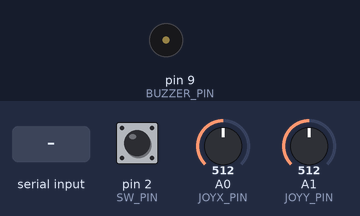
Recording of a sketch running on a simulated Arduino Uno, built with avr-gcc and run on an emulated ATmega328P. On the bench: buzzer (waves = sounding, pin HIGH). Inputs (shaded band) come from the test bench; at power-on: A0 (JOYX_PIN) = 512, A1 (JOYY_PIN) = 512, pin 2 (SW_PIN) HIGH. What the sketch prints to the serial monitor is not drawn.

Above: at 1.2 s.
1.3 s: "buzz\n" received over Serial
4.8 s: A0 (JOYX_PIN) set to 522
7.8 s: A1 (JOYY_PIN) set to 494
9.3 s: A1 (JOYY_PIN) set to 600
10.8 s: A1 (JOYY_PIN) set to 625
Timing chart, 0 to 13.3 s (numbered marks = the images above; inputs shaded):
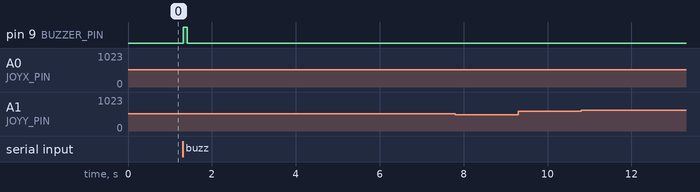

The sketch:

Hardware-07.ino
```cpp
const int JOYX_PIN = A0;
const int JOYY_PIN = A1;
const int SW_PIN = 2;
const int BUZZER_PIN = 9;

const int NUM_READINGS = 10;

struct AxisReadings {
  int readIndex;
  int readings[NUM_READINGS];
  float total = 0;
  int average = 0;
  int zeroed;
} xAxisReadings, yAxisReadings;

bool zeroing = false;
bool ready = false;

void setup() {
  Serial.begin(9600);

  pinMode(SW_PIN, INPUT_PULLUP);
  pinMode(BUZZER_PIN, OUTPUT);
  digitalWrite(BUZZER_PIN, LOW); // keep buzzer silent by default

  for (int i = 0; i < NUM_READINGS; i++) {
    xAxisReadings.readings[i] = 0;
    yAxisReadings.readings[i] = 0;
  }

  xAxisReadings.readIndex = 0;
  yAxisReadings.readIndex = 0;
}

void loop() {
  int xValue = analogRead(JOYX_PIN);
  int yValue = analogRead(JOYY_PIN);
  int swValue = !digitalRead(SW_PIN);  // invert button (pressed = 1)

  smoothAxis(&xAxisReadings, xValue);
  smoothAxis(&yAxisReadings, yValue);

  // Handle incoming serial commands
  if (Serial.available() > 0) {
    String msg = Serial.readStringUntil('\n');
    msg.trim();  // remove whitespace

    if (msg == "zero") {
      zeroing = true;
    } else if (msg == "buzz") {
      Serial.println("Buzz received!");
      digitalWrite(BUZZER_PIN, HIGH);
      delay(100);  // beep duration
      digitalWrite(BUZZER_PIN, LOW);
    }
  }

  // If zeroing requested, set the zero values
  if (zeroing) {
    xAxisReadings.zeroed = xAxisReadings.average;
    yAxisReadings.zeroed = yAxisReadings.average;
    zeroing = false;
    ready = true;
  }

  // Send serial output if joystick is ready
  if (ready) {
    Serial.print(xAxisReadings.average - xAxisReadings.zeroed);
    Serial.print(",");
    Serial.print(yAxisReadings.average - yAxisReadings.zeroed);
    Serial.print(",");
    Serial.println(swValue);  // 1 = pressed, 0 = not
  }

  delay(16);  // roughly 60 FPS
}

void smoothAxis(AxisReadings *readings, int newValue) {
  int index = readings->readIndex;
  readings->total -= readings->readings[index];
  readings->readings[index] = newValue;
  readings->total += newValue;

  readings->readIndex++;
  if (readings->readIndex >= NUM_READINGS)
    readings->readIndex = 0;

  readings->average = round(readings->total / NUM_READINGS);
}
```

Measured:
- after the input at 1.3 s, pin 9 (BUZZER_PIN): LOW → HIGH at once, → LOW 0.10 s later
- after the input at 4.8 s, every drawn part: stays the same
- after the input at 7.8 s, every drawn part: stays the same
- after the input at 9.3 s, every drawn part: stays the same
- after the input at 10.8 s, every drawn part: stays the same
